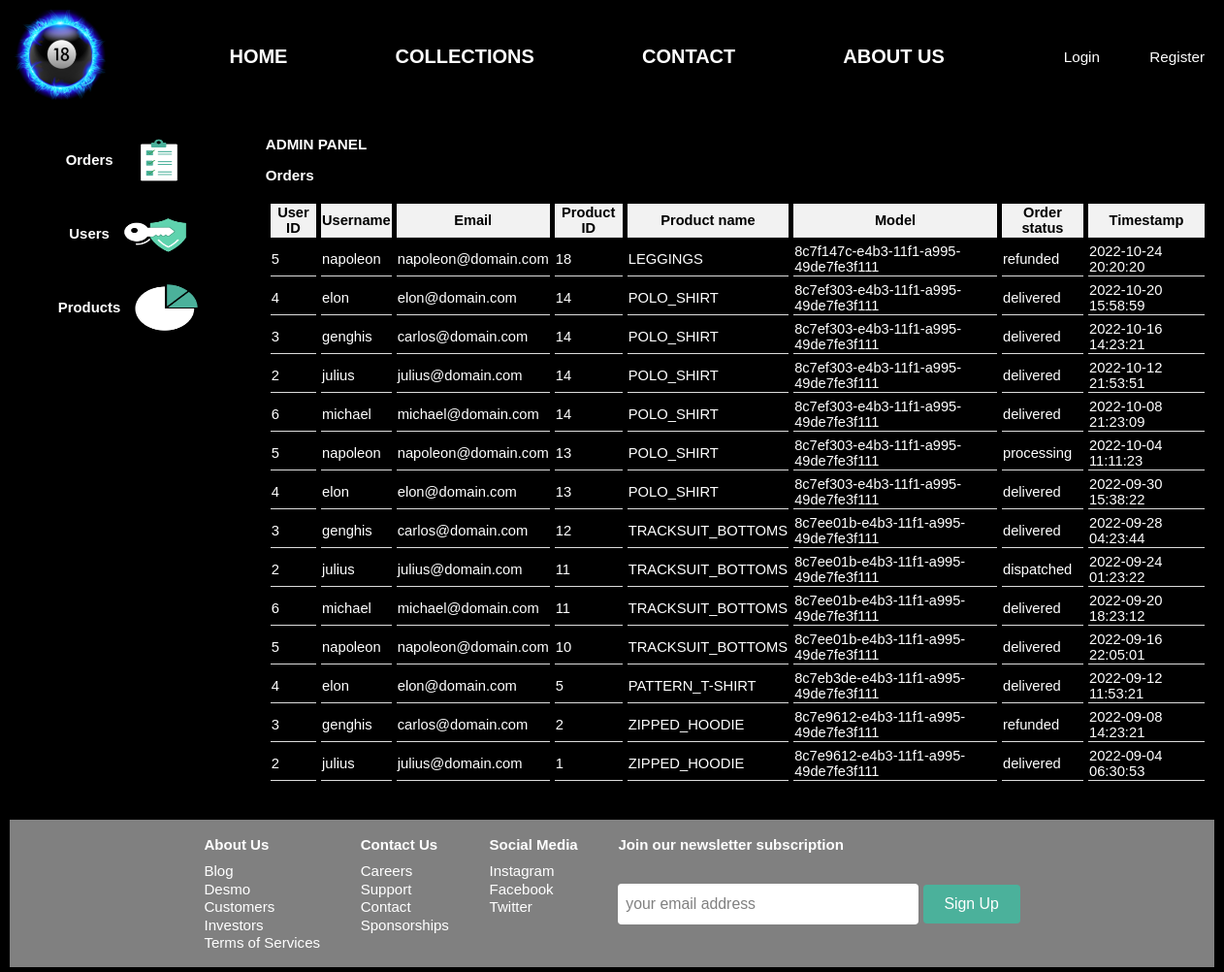
The page /admin/admin.php (signed in) on the database as committed earlier.
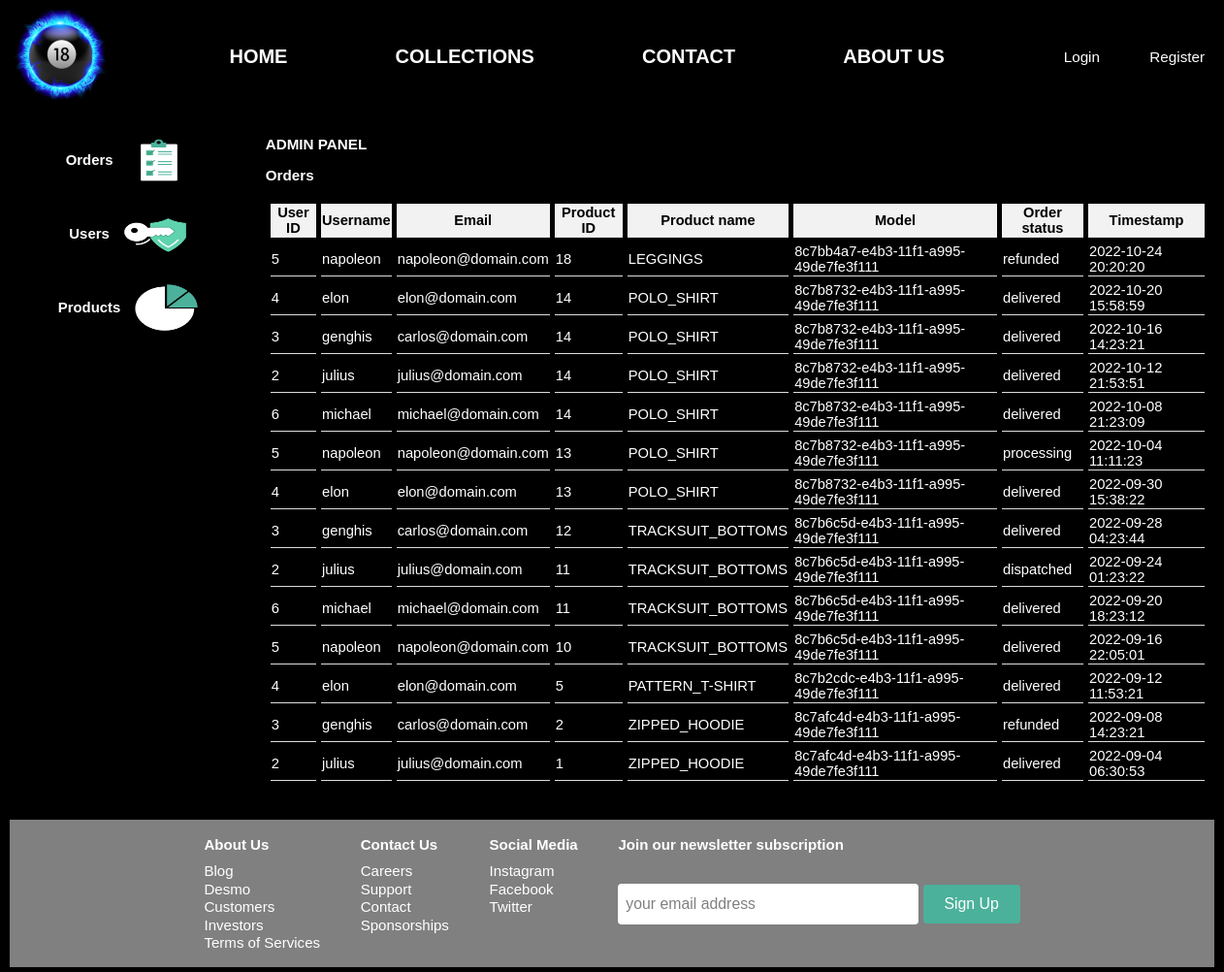
The same page on the database as committed later.
### tables this page shows
CREATE TABLE orders (
    tid SMALLINT UNSIGNED NOT NULL AUTO_INCREMENT,       
    uid SMALLINT UNSIGNED NOT NULL,
    pid SMALLINT UNSIGNED NOT NULL,
    status VARCHAR(32) DEFAULT "processing",             
    date_time DATETIME DEFAULT NOW(),
    PRIMARY KEY(tid)
);

CREATE TABLE users (
    uid SMALLINT UNSIGNED NOT NULL AUTO_INCREMENT,
    forename VARCHAR(64),
    surname VARCHAR(64),
    username VARCHAR(16) NOT NULL,
    email VARCHAR(64) NOT NULL,
    password TINYTEXT NOT NULL,
    privileges BOOLEAN DEFAULT FALSE,
    banned BOOLEAN DEFAULT FALSE,
    timeout_stamp INT,
    timeout_duration INT,
    PRIMARY KEY(uid)
);

CREATE TABLE products (
    pid SMALLINT UNSIGNED NOT NULL AUTO_INCREMENT,
    model VARCHAR(48) NOT NULL,
    name VARCHAR(128) NOT NULL,
    category VARCHAR(32) NOT NULL,
    color VARCHAR(32),
    size CHAR(3) NOT NULL,                               
    gender CHAR(1) NOT NULL,                             
    price DOUBLE NOT NULL,
    stock INT DEFAULT 0,
    views INT DEFAULT 0,
    bought_all_time BIGINT DEFAULT 0,
    avg_rating DOUBLE DEFAULT 0,
    description TEXT,
    date_time DATETIME DEFAULT NOW(),
    PRIMARY KEY(pid)
);

### admin/scripts/orders.php (the view, shortened to what this page needs)
<?php
    $query = "SELECT orders.uid, users.username, users.email, orders.pid, products.name, products.model, products.size, orders.status, orders.date_time FROM orders INNER JOIN users ON orders.uid = users.uid INNER JOIN products ON orders.pid = products.pid ORDER BY ";
    if(!isset($_GET['orders_sort']))
        $query .=  "orders.date_time DESC";
    $sth = $db->prepare($query);
    $sth->execute();
    $orders = $sth->fetchAll();
    echo "<table><tr>";
    $headings = array("User ID", "Username", "Email", "Product ID", "Product name", "Model", "Order status", "Timestamp");
    $columns = array("uid", "username", "email", "pid", "name", "model", "status", "timestamp");
    for($i=0;$i<count($headings);$i++)
    {
        echo "<th><a href=\"admin.php?admin_tab=orders&orders_sort=" . $columns[$i] . "\">" . $headings[$i];
        echo "</a></th>";
    }
    echo "</tr>";
    foreach($orders as $tmp)
    {
            echo "<td>" . $tmp['uid'] . "</td>";
            echo "<td>" . $tmp['username'] . "</td>";
            echo "<td>" . $tmp['email'] . "</td>";
            echo "<td>" . $tmp['pid'] . "</td>";
            echo "<td>" . $tmp['name'] . "</td>";
            echo "<td><a href=\"/product/product.php?model=" . $tmp['model'] . "&size=" . $tmp['size'] . "\">" . $tmp['model'] . "</a></td>";
            echo "<td>" . $tmp['status'] . "</td>";
            echo "<td>" . $tmp['date_time'] . "</td>";
    }
    echo "</table>";
?>

### admin/admin.php (shortened to what this page needs)
<!DOCTYPE html>
<html lang="en">
    <head>
        <link rel="stylesheet" href="admin.css?ts=<?=time()?>">
        <link rel="stylesheet" href="/shared-files/200219998/footer.css?ts=<?=time()?>">
    </head>
    <body>
        <div id="container">
            <div id="row-1-col-1">
                <img src="/shared-files/200219998/logo.png" width="50" height="50" alt="logo">
            </div>
            <div id="row-1-col-2">
                <a href="/home/home.html"><h1>HOME</h1></a>
                <a href="/collections/collections.php"><h1>COLLECTIONS</h1></a>
                <a href="/contact/contact.php"><h1>CONTACT</h1></a>
                <a href="/about-us/about-us.html"><h1>ABOUT US</h1></a>
            </div>
            <div id="row-1-col-3">
                <?php
                    if(!isset($_SESSION['auth']))
                    {
                        echo "<a href=\"/auth/login.php\">Login</a>";
                        echo "<a href=\"/auth/register.php\">Register</a>";
                    }
                ?>
            </div>
            <div id="row-2">
            </div>
            <div id="row-3-col-1">
                <a href="admin.php?admin_tab=orders" class="tab"><span>
                    <h4>Orders</h4>
                    <img src="img/orders.png" alt="orders">
                </span></a>
                <a href="admin.php?admin_tab=users" class="tab"><span>
                    <h4>Users</h4>
                    <img src="img/users.png" alt="users">
                </span></a>
                <a href="admin.php?admin_tab=products" class="tab"><span>
                    <h4>Products</h4>
                    <img src="img/products.png" alt="products">
                </span></a>
            </div>
            <div id="row-3-col-2">
                <h2>ADMIN PANEL</h2>
                <?php
                    echo "<h3>" . ucfirst($_SESSION['admin']['tab_selected']) . "</h3>";
                    require_once('scripts/' . $_SESSION['admin']['tab_selected'] . '.php');
                ?>
            </div>
            <div id="row-4">
                <div class="footer-heading footer-1">
                    <h2>About Us</h2>
                    <a href="#">Blog</a>
                    <a href="#">Desmo</a>
                    <a href="#">Customers</a>
                    <a href="#">Investors</a>
                    <a href="#">Terms of Services</a>
                </div>
                <div class="footer-heading footer-2">
                    <h2>Contact Us</h2>
                    <a href="#">Careers</a>
                    <a href="#">Support</a>
                    <a href="#">Contact</a>
                    <a href="#">Sponsorships</a>
                </div>
                <div class="footer-heading footer-3">
                    <h2>Social Media </h2>
                        <a href="#">Instagram</a>
                        <a href="#">Facebook</a>
                        <a href="#">Twitter</a>
                </div>
                <div class="footer-email-form">
                    <h2>Join our newsletter subscription</h2>
                    <input type="email" placeholder="your email address" id="footer-email">
                    <input type="submit" value="Sign Up" id="footer-email-btn">
                </div>
            </div>
        </div>
    </body>
</html>

### admin/admin.css (style rules this page uses)
body { margin: 0px; padding: 0px; }
div { padding: 5px; }
#row-1-col-1 { grid-area: row-1-col-1; }
#row-1-col-2 { grid-area: row-1-col-2; text-align: center; }
#row-1-col-3 { grid-area: row-1-col-3; }
#row-2 { grid-area: row-2; }
#row-3-col-1 { grid-area: row-3-col-1; }
#row-3-col-2 { grid-area: row-3-col-2; }
#row-4 { grid-area: row-4; }
#container { margin: 0 auto; display: grid; width: 80em; grid-template-columns: 2fr 3fr 16fr 3fr; grid-template-areas: 'row-1-col-1 row-1-col-2 row-1-col-2 row-1-col-3' 'row-2 row-2 row-2 row-2' 'row-3-col-1 row-3-col-1 row-3-col-2 row-3-col-2' 'row-4 row-4 row-4 row-4'; grid-auto-rows: auto; }
* { background-color: black; color: white; font-family: sans-serif; font-size: 99%; }
h1 { font-size: 20px; }
a { color: white; text-decoration: none; }
#row-1-col-1 > img { width: 100%; height: auto; }
#row-1-col-2, #row-1-col-3 { display: flex; justify-content: space-between; align-items: center; }
#row-1-col-2 { padding: 0 8em; }
#row-1-col-3 { padding: 0; padding-right: 10px; }
#row-3-col-1 { display: flex; flex-direction: column; }
#row-3-col-1 span { display: flex; justify-content:center; align-items: center; }
#row-3-col-1 img { padding: 10px; width: 30%; aspect-ratio: 4/3; }
table { border-spacing: 5px; table-layout: auto; width: 100%; }
th, td { border-bottom: 1px solid #ddd; }
th { background-color: #f2f2f2; color: black; }
th a,img { color: black; text-decoration: none; background-color: transparent; }

### shared-files/200219998/footer.css (style rules this page uses)
#row-4 { margin: 0 auto; padding: 0; padding-bottom: 10px; margin-top: 30px; background-color: grey; color: white; width: 100%; display: flex; justify-content: center; flex-wrap: wrap; }
#row-4 * { background-color: grey; color: white; }
.footer-heading { display: flex; flex-direction: column; margin-right: 2rem; }
.footer-heading h2 { margin-bottom: 10px; }
.footer-heading a { color: white; text-decoration: none; margin-bottom: 0.1rem; }
.footer-email-form h2 { margin-bottom: 2rem; }
#footer-email { background-color: white; width: 300px; height: 40px; border-radius: 4px; outline: none; border: none; padding-left: 0.5rem; font-size: 1rem; margin-bottom:1rem; }
#footer-email::placeholder { color: grey; }
#footer-email-btn { width: 100px; height: 40px; border-radius: 4px; background-color: #4bb19b; outline: none; border: none; color: white; font-size: 1rem; }

Rows that differ between the two databases and show on the page:
changed through a linked row, orders "LEGGINGS": pid.model "8c7f147c-e4b3-11f1-a995-49de7fe3f111" → "8c7bb4a7-e4b3-11f1-a995-49de7fe3f111"
changed through a linked row, orders (number 2 of 14 on the later page): pid.model "8c7ef303-e4b3-11f1-a995-49de7fe3f111" → "8c7b8732-e4b3-11f1-a995-49de7fe3f111"
changed through a linked row, orders (number 3 of 14 on the later page): pid.model "8c7ef303-e4b3-11f1-a995-49de7fe3f111" → "8c7b8732-e4b3-11f1-a995-49de7fe3f111"
changed through a linked row, orders (number 4 of 14 on the later page): pid.model "8c7ef303-e4b3-11f1-a995-49de7fe3f111" → "8c7b8732-e4b3-11f1-a995-49de7fe3f111"
changed through a linked row, orders (number 5 of 14 on the later page): pid.model "8c7ef303-e4b3-11f1-a995-49de7fe3f111" → "8c7b8732-e4b3-11f1-a995-49de7fe3f111"
changed through a linked row, orders "processing": pid.model "8c7ef303-e4b3-11f1-a995-49de7fe3f111" → "8c7b8732-e4b3-11f1-a995-49de7fe3f111"
changed through a linked row, orders (number 7 of 14 on the later page): pid.model "8c7ef303-e4b3-11f1-a995-49de7fe3f111" → "8c7b8732-e4b3-11f1-a995-49de7fe3f111"
changed through a linked row, orders (number 8 of 14 on the later page): pid.model "8c7ee01b-e4b3-11f1-a995-49de7fe3f111" → "8c7b6c5d-e4b3-11f1-a995-49de7fe3f111"
changed through a linked row, orders "dispatched": pid.model "8c7ee01b-e4b3-11f1-a995-49de7fe3f111" → "8c7b6c5d-e4b3-11f1-a995-49de7fe3f111"
changed through a linked row, orders (number 10 of 14 on the later page): pid.model "8c7ee01b-e4b3-11f1-a995-49de7fe3f111" → "8c7b6c5d-e4b3-11f1-a995-49de7fe3f111"
changed through a linked row, orders (number 11 of 14 on the later page): pid.model "8c7ee01b-e4b3-11f1-a995-49de7fe3f111" → "8c7b6c5d-e4b3-11f1-a995-49de7fe3f111"
changed through a linked row, orders "PATTERN_T-SHIRT": pid.model "8c7eb3de-e4b3-11f1-a995-49de7fe3f111" → "8c7b2cdc-e4b3-11f1-a995-49de7fe3f111"
changed through a linked row, orders (number 13 of 14 on the later page): pid.model "8c7e9612-e4b3-11f1-a995-49de7fe3f111" → "8c7afc4d-e4b3-11f1-a995-49de7fe3f111"
changed through a linked row, orders (number 14 of 14 on the later page): pid.model "8c7e9612-e4b3-11f1-a995-49de7fe3f111" → "8c7afc4d-e4b3-11f1-a995-49de7fe3f111"
